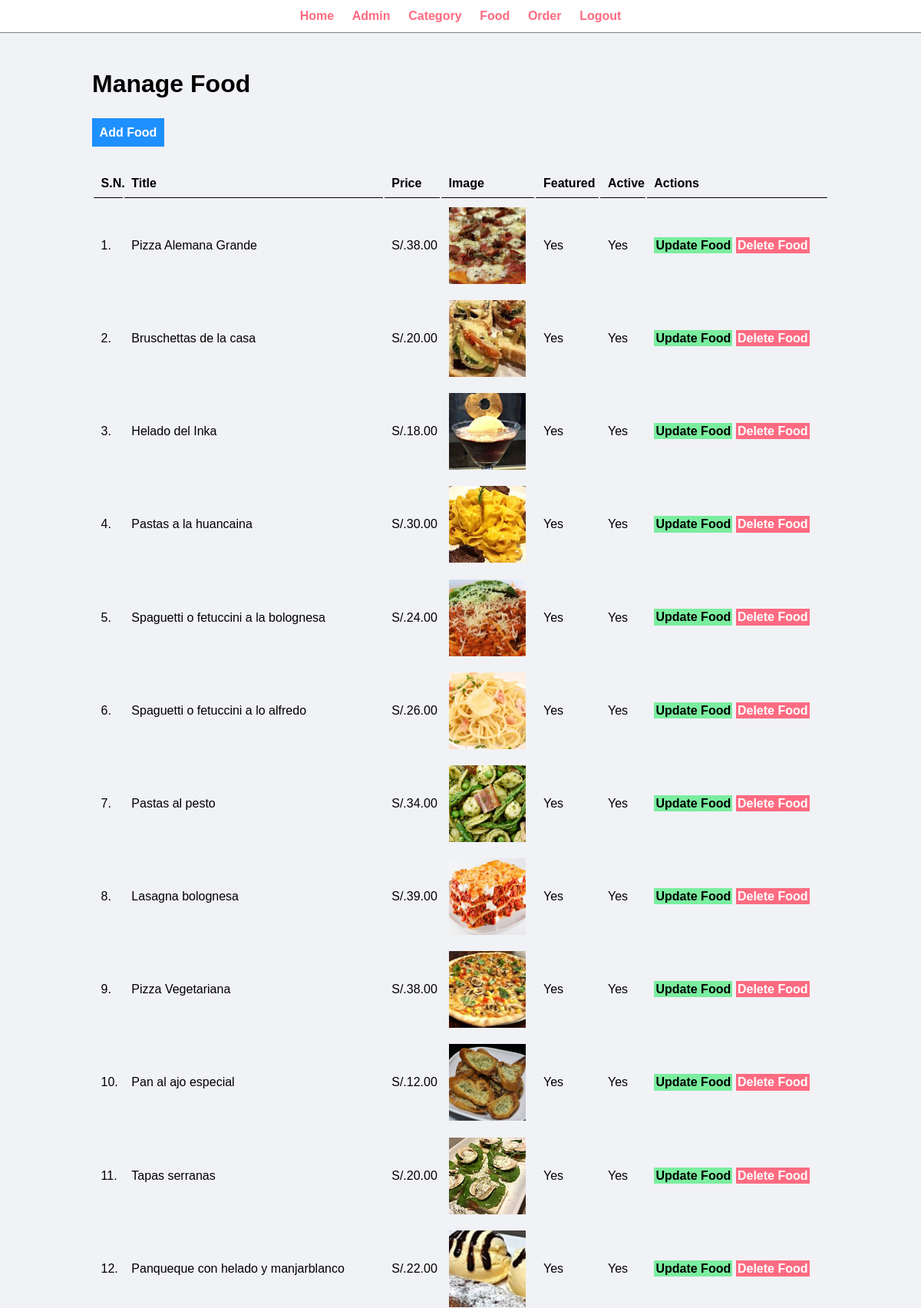
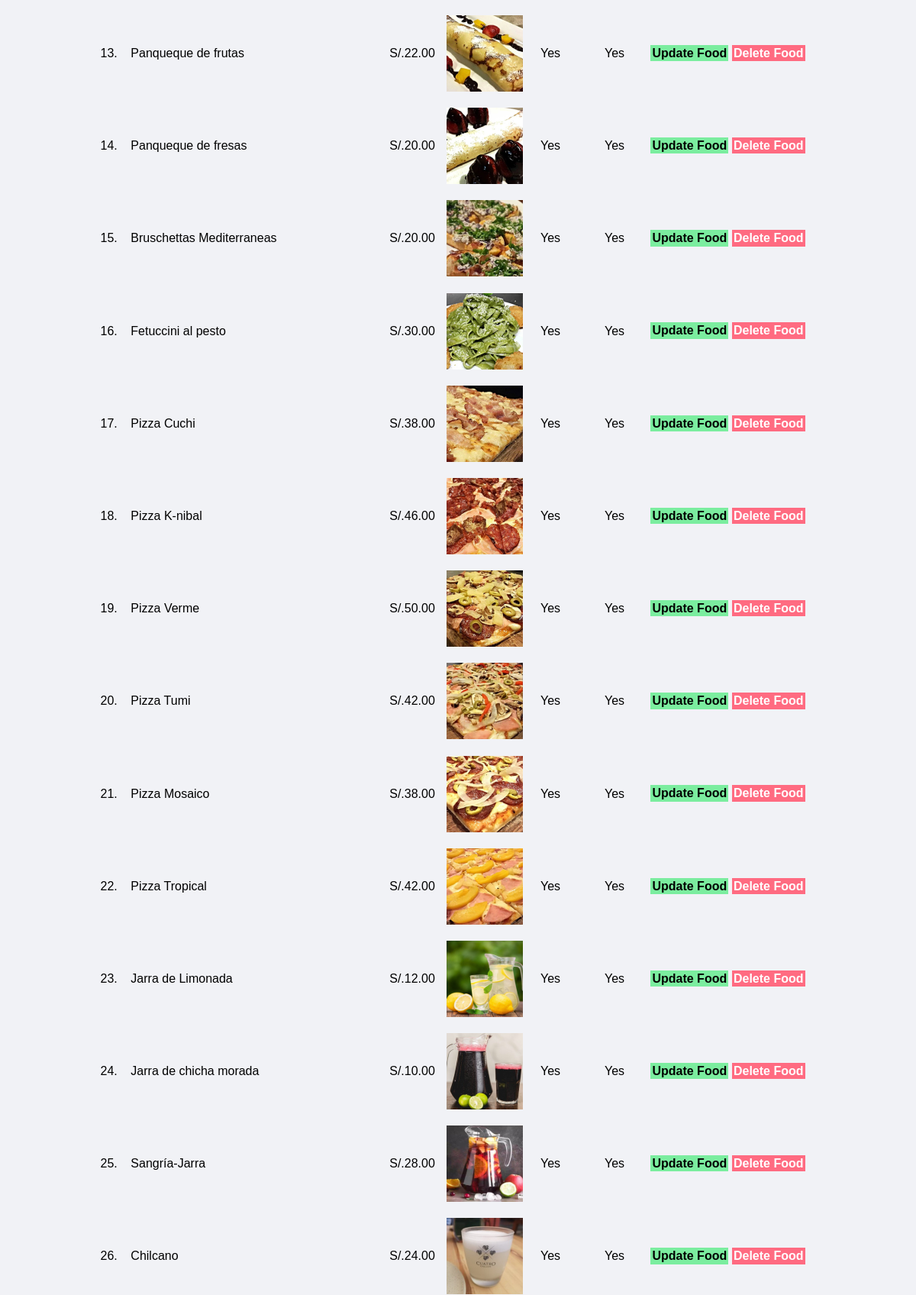
/admin/manage-food.php (signed in, upper part), run on the app's committed database (2 pictures, top to bottom).
### tables this page shows
CREATE TABLE `tbl_food` (
  `id` int(10) UNSIGNED NOT NULL,
  `title` varchar(100) NOT NULL,
  `description` text NOT NULL,
  `price` decimal(10,2) NOT NULL,
  `image_name` varchar(255) NOT NULL,
  `category_id` int(10) UNSIGNED NOT NULL,
  `featured` varchar(10) NOT NULL,
  `active` varchar(10) NOT NULL
);

### admin/manage-food.php (the view, shortened to what this page needs)
<?php include('menu_footer/menu.php'); ?>
<div class="main-content">
    <div class="wrapper">
        <h1>Manage Food</h1>
        <br /><br />
                <a href="<?php echo SITEURL; ?>admin/add-food.php" class="btn-primary">Add Food</a>
                <br /><br /><br />
                <table class="tbl-full">
                    <tr>
                        <th>S.N.</th>
                        <th>Title</th>
                        <th>Price</th>
                        <th>Image</th>
                        <th>Featured</th>
                        <th>Active</th>
                        <th>Actions</th>
                    </tr>
                    <?php
                        $sql = "SELECT * FROM tbl_food";
                        $res = mysqli_query($conn, $sql);
                        $count = mysqli_num_rows($res);
                        $sn=1;
                        if($count>0)
                        {
                            while($row=mysqli_fetch_assoc($res))
                            {
                                $id = $row['id'];
                                $title = $row['title'];
                                $price = $row['price'];
                                $image_name = $row['image_name'];
                                $featured = $row['featured'];
                                $active = $row['active'];
                                ?>
                                <tr>
                                    <td><?php echo $sn++; ?>. </td>
                                    <td><?php echo $title; ?></td>
                                    <td>S/.<?php echo $price; ?></td>
                                    <td>
                                        <?php
                                            if($image_name=="")
                                            {
                                                echo "<div class='error'>Image not Added.</div>";
                                            }
                                            else
                                            {
                                                ?>
                                                <img src="<?php echo SITEURL; ?>images/food/<?php echo $image_name; ?>" width="100px">
                                                <?php
                                            }
                                        ?>
                                    </td>
                                    <td><?php echo $featured; ?></td>
                                    <td><?php echo $active; ?></td>
                                    <td>
                                        <a href="<?php echo SITEURL; ?>admin/update-food.php?id=<?php echo $id; ?>" class="btn-secondary">Update Food</a>
                                        <a href="<?php echo SITEURL; ?>admin/delete-food.php?id=<?php echo $id; ?>&image_name=<?php echo $image_name; ?>" class="btn-danger">Delete Food</a>
                                    </td>
                                </tr>
                             <?php
                            }
                        }
                        else
                        {
                            echo "<tr> <td colspan='7' class='error'> Food not Added Yet. </td> </tr>";
                        }
                    ?>
            </table>
    </div>
</div>
<?php include('menu_footer/footer.php'); ?>

### css/admin.css (style rules this page uses)
* { margin: 0; padding: 0; font-family: Arial, Helvetica, sans-serif; }
.wrapper { padding: 1%; width: 80%; margin: 0 auto; }
.tbl-full { width: 100%; }
table tr th { border-bottom: 1px solid black; padding: 1%; text-align: left; }
table tr td { padding: 1%; }
.btn-primary { background-color: #1e90ff; padding: 1%; color: white; text-decoration: none; font-weight: bold; }
.btn-secondary { background-color: #7bed9f; padding: 1%; color: black; text-decoration: none; font-weight: bold; }
.btn-danger { background-color: #ff6b81; padding: 1%; color: white; text-decoration: none; font-weight: bold; }
.main-content { background-color: #f1f2f6; padding: 3% 0; }

### data on the page
tbl_food: title "Pizza Alemana Grande", price "38.00", image_name (picture), featured "Yes", active "Yes"
tbl_food: title "Bruschettas de la casa", price "20.00", image_name (picture), featured "Yes", active "Yes"
tbl_food: title "Helado del Inka", price "18.00", image_name (picture), featured "Yes", active "Yes"
tbl_food: title "Pastas a la huancaina", price "30.00", image_name (picture), featured "Yes", active "Yes"
tbl_food: title "Spaguetti o fetuccini a la bolognesa", price "24.00", image_name (picture), featured "Yes", active "Yes"
tbl_food: title "Spaguetti o fetuccini a lo alfredo", price "26.00", image_name (picture), featured "Yes", active "Yes"
tbl_food: title "Pastas al pesto", price "34.00", image_name (picture), featured "Yes", active "Yes"
tbl_food: title "Lasagna bolognesa", price "39.00", image_name (picture), featured "Yes", active "Yes"
tbl_food: title "Pizza Vegetariana", price "38.00", image_name (picture), featured "Yes", active "Yes"
tbl_food: title "Pan al ajo especial", price "12.00", image_name (picture), featured "Yes", active "Yes"
tbl_food: title "Tapas serranas", price "20.00", image_name (picture), featured "Yes", active "Yes"
tbl_food: title "Panqueque con helado y manjarblanco", price "22.00", image_name (picture), featured "Yes", active "Yes"
tbl_food: title "Panqueque de frutas", price "22.00", image_name (picture), featured "Yes", active "Yes"
tbl_food: title "Panqueque de fresas", price "20.00", image_name (picture), featured "Yes", active "Yes"
tbl_food: title "Bruschettas Mediterraneas", price "20.00", image_name (picture), featured "Yes", active "Yes"
tbl_food: title "Fetuccini al pesto", price "30.00", image_name (picture), featured "Yes", active "Yes"
tbl_food: title "Pizza Cuchi", price "38.00", image_name (picture), featured "Yes", active "Yes"
tbl_food: title "Pizza K-nibal", price "46.00", image_name (picture), featured "Yes", active "Yes"
tbl_food: title "Pizza Verme", price "50.00", image_name (picture), featured "Yes", active "Yes"
tbl_food: title "Pizza Tumi", price "42.00", image_name (picture), featured "Yes", active "Yes"
tbl_food: title "Pizza Mosaico", price "38.00", image_name (picture), featured "Yes", active "Yes"
tbl_food: title "Pizza Tropical", price "42.00", image_name (picture), featured "Yes", active "Yes"
tbl_food: title "Jarra de Limonada", price "12.00", image_name (picture), featured "Yes", active "Yes"
tbl_food: title "Jarra de chicha morada", price "10.00", image_name (picture), featured "Yes", active "Yes"
tbl_food: title "Sangría-Jarra", price "28.00", image_name (picture), featured "Yes", active "Yes"
tbl_food: title "Chilcano", price "24.00", image_name (picture), featured "Yes", active "Yes"
